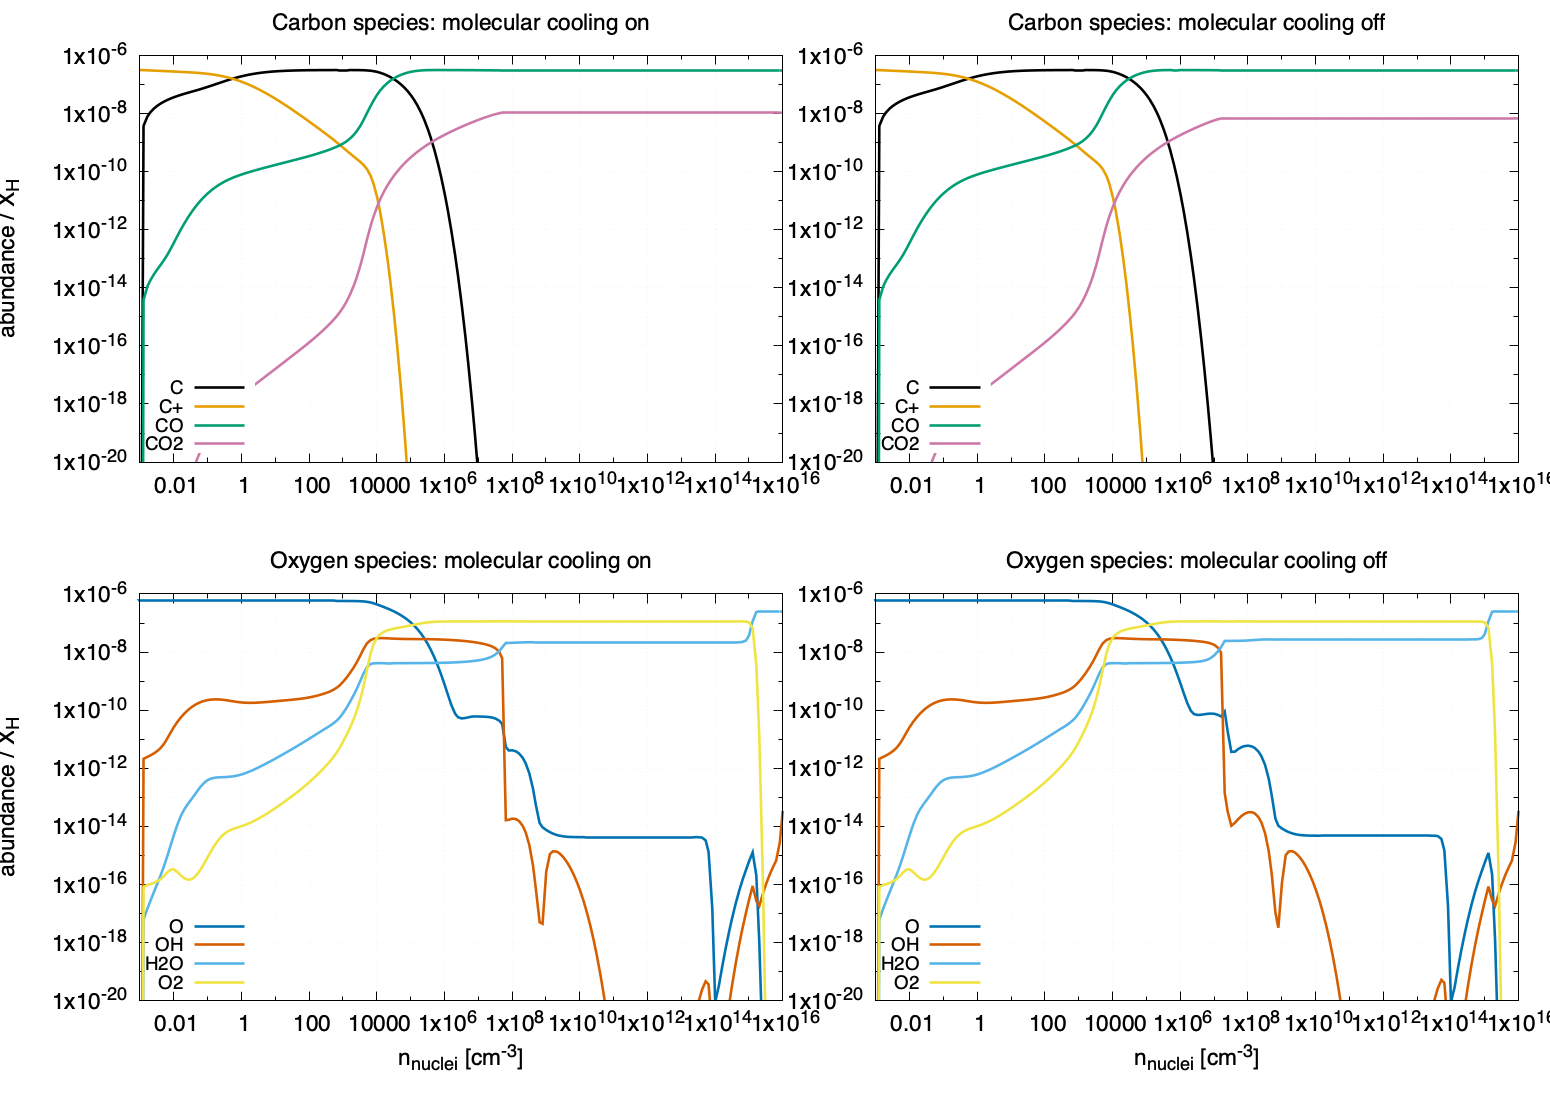

Here is the gnuplot script that generated this plot:
set terminal pngcairo size 1550,1100 enhanced font "Helvetica,17"
set output "figures/carbon_oxygen_species_on_off_Zm3_z0.png"
set multiplot layout 2,2 rowsfirst margins 0.09,0.98,0.09,0.95 spacing 0.06,0.12
set logscale xy
set xrange [1e-3:1e16]
set yrange [1e-20:1e-6]
set grid xtics ytics mxtics mytics back lc rgb "#dddddd"
set key bottom left opaque font ",14"
set ylabel "abundance / X_H"
set style line 1 lc rgb "#000000" lw 2.6
set style line 2 lc rgb "#E69F00" lw 2.6
set style line 3 lc rgb "#009E73" lw 2.6
set style line 4 lc rgb "#CC79A7" lw 2.6

set title "Carbon species: molecular cooling on"
unset xlabel
plot "figures/molecular_on_Zm3_z0.dat" using 1:30 with lines ls 1 title "C", \
     "figures/molecular_on_Zm3_z0.dat" using 1:31 with lines ls 2 title "C+", \
     "figures/molecular_on_Zm3_z0.dat" using 1:32 with lines ls 3 title "CO", \
     "figures/molecular_on_Zm3_z0.dat" using 1:33 with lines ls 4 title "CO2"

set title "Carbon species: molecular cooling off"
unset ylabel
plot "figures/molecular_off_Zm3_z0.dat" using 1:30 with lines ls 1 title "C", \
     "figures/molecular_off_Zm3_z0.dat" using 1:31 with lines ls 2 title "C+", \
     "figures/molecular_off_Zm3_z0.dat" using 1:32 with lines ls 3 title "CO", \
     "figures/molecular_off_Zm3_z0.dat" using 1:33 with lines ls 4 title "CO2"

set style line 5 lc rgb "#0072B2" lw 2.6
set style line 6 lc rgb "#D55E00" lw 2.6
set style line 7 lc rgb "#56B4E9" lw 2.6
set style line 8 lc rgb "#F0E442" lw 2.6
set title "Oxygen species: molecular cooling on"
set xlabel "n_{nuclei} [cm^{-3}]"
set ylabel "abundance / X_H"
plot "figures/molecular_on_Zm3_z0.dat" using 1:34 with lines ls 5 title "O", \
     "figures/molecular_on_Zm3_z0.dat" using 1:35 with lines ls 6 title "OH", \
     "figures/molecular_on_Zm3_z0.dat" using 1:36 with lines ls 7 title "H2O", \
     "figures/molecular_on_Zm3_z0.dat" using 1:37 with lines ls 8 title "O2"

set title "Oxygen species: molecular cooling off"
unset ylabel
plot "figures/molecular_off_Zm3_z0.dat" using 1:34 with lines ls 5 title "O", \
     "figures/molecular_off_Zm3_z0.dat" using 1:35 with lines ls 6 title "OH", \
     "figures/molecular_off_Zm3_z0.dat" using 1:36 with lines ls 7 title "H2O", \
     "figures/molecular_off_Zm3_z0.dat" using 1:37 with lines ls 8 title "O2"
unset multiplot
